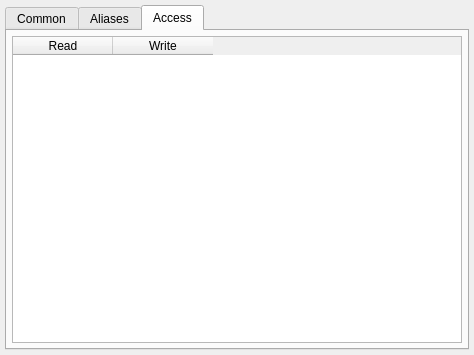
<ui version="4.0" >
 <class>dEditCat</class>
 <widget class="QMainWindow" name="dEditCat" >
  <property name="geometry" >
   <rect>
    <x>0</x>
    <y>0</y>
    <width>474</width>
    <height>355</height>
   </rect>
  </property>
  <property name="windowTitle" >
   <string>Catalogue</string>
  </property>
  <widget class="QWidget" name="widget" >
   <layout class="QHBoxLayout" >
    <item>
     <widget class="QTabWidget" name="tabWidget2" >
      <property name="font" >
       <font/>
      </property>
      <property name="currentIndex" >
       <number>2</number>
      </property>
      <widget class="QWidget" name="tab" >
       <attribute name="title" >
        <string>Common</string>
       </attribute>
       <widget class="QSplitter" name="splitter_2" >
        <property name="geometry" >
         <rect>
          <x>5</x>
          <y>5</y>
          <width>411</width>
          <height>27</height>
         </rect>
        </property>
        <property name="orientation" >
         <enum>Qt::Horizontal</enum>
        </property>
        <widget class="QLabel" name="label" >
         <property name="text" >
          <string>Name</string>
         </property>
        </widget>
        <widget class="QLineEdit" name="eName" />
       </widget>
       <widget class="QPushButton" name="deleteButton" >
        <property name="geometry" >
         <rect>
          <x>350</x>
          <y>108</y>
          <width>101</width>
          <height>26</height>
         </rect>
        </property>
        <property name="text" >
         <string>Delete</string>
        </property>
       </widget>
       <widget class="QPushButton" name="editButton" >
        <property name="geometry" >
         <rect>
          <x>350</x>
          <y>79</y>
          <width>101</width>
          <height>26</height>
         </rect>
        </property>
        <property name="text" >
         <string>Edit</string>
        </property>
       </widget>
       <widget class="QPushButton" name="newButton" >
        <property name="geometry" >
         <rect>
          <x>350</x>
          <y>50</y>
          <width>101</width>
          <height>26</height>
         </rect>
        </property>
        <property name="text" >
         <string>New</string>
        </property>
       </widget>
       <widget class="QLabel" name="label_3" >
        <property name="geometry" >
         <rect>
          <x>0</x>
          <y>40</y>
          <width>300</width>
          <height>17</height>
         </rect>
        </property>
        <property name="minimumSize" >
         <size>
          <width>300</width>
          <height>0</height>
         </size>
        </property>
        <property name="text" >
         <string>List field</string>
        </property>
       </widget>
       <widget class="QTableWidget" name="listField" >
        <property name="geometry" >
         <rect>
          <x>0</x>
          <y>60</y>
          <width>331</width>
          <height>160</height>
         </rect>
        </property>
        <property name="minimumSize" >
         <size>
          <width>300</width>
          <height>0</height>
         </size>
        </property>
        <property name="baseSize" >
         <size>
          <width>300</width>
          <height>0</height>
         </size>
        </property>
        <column>
         <property name="text" >
          <string>Field</string>
         </property>
        </column>
        <column>
         <property name="text" >
          <string>Type</string>
         </property>
        </column>
       </widget>
       <widget class="QTextBrowser" name="eDescription" >
        <property name="geometry" >
         <rect>
          <x>0</x>
          <y>240</y>
          <width>411</width>
          <height>71</height>
         </rect>
        </property>
       </widget>
       <widget class="QLabel" name="label_2" >
        <property name="geometry" >
         <rect>
          <x>0</x>
          <y>220</y>
          <width>411</width>
          <height>17</height>
         </rect>
        </property>
        <property name="text" >
         <string>Description</string>
        </property>
       </widget>
      </widget>
      <widget class="QWidget" name="TabPage" >
       <attribute name="title" >
        <string>Aliases</string>
       </attribute>
       <layout class="QGridLayout" >
        <item row="0" column="0" >
         <widget class="QTableWidget" name="tAliases" >
          <column>
           <property name="text" >
            <string>Lang</string>
           </property>
          </column>
          <column>
           <property name="text" >
            <string>Name</string>
           </property>
          </column>
         </widget>
        </item>
       </layout>
      </widget>
      <widget class="QWidget" name="TabPage2" >
       <attribute name="title" >
        <string>Access</string>
       </attribute>
       <layout class="QGridLayout" >
        <item row="0" column="0" >
         <widget class="QTableWidget" name="tRoles" >
          <column>
           <property name="text" >
            <string>Read</string>
           </property>
          </column>
          <column>
           <property name="text" >
            <string>Write</string>
           </property>
          </column>
         </widget>
        </item>
       </layout>
      </widget>
     </widget>
    </item>
   </layout>
  </widget>
 </widget>
 <layoutdefault spacing="5" margin="5" />
 <pixmapfunction>rcIcon</pixmapfunction>
 <includes>
  <include location="local" >mdtree.h</include>
  <include location="local" >aliaseditor.h</include>
  <include location="local" >mainform.h</include>
  <include location="local" >roleeditor.h</include>
  <include location="local" >qseditor.h</include>
  <include location="local" >qseditor.h</include>
 </includes>
 <resources>
  <include location="designer.qrc" />
 </resources>
 <connections/>
</ui>
